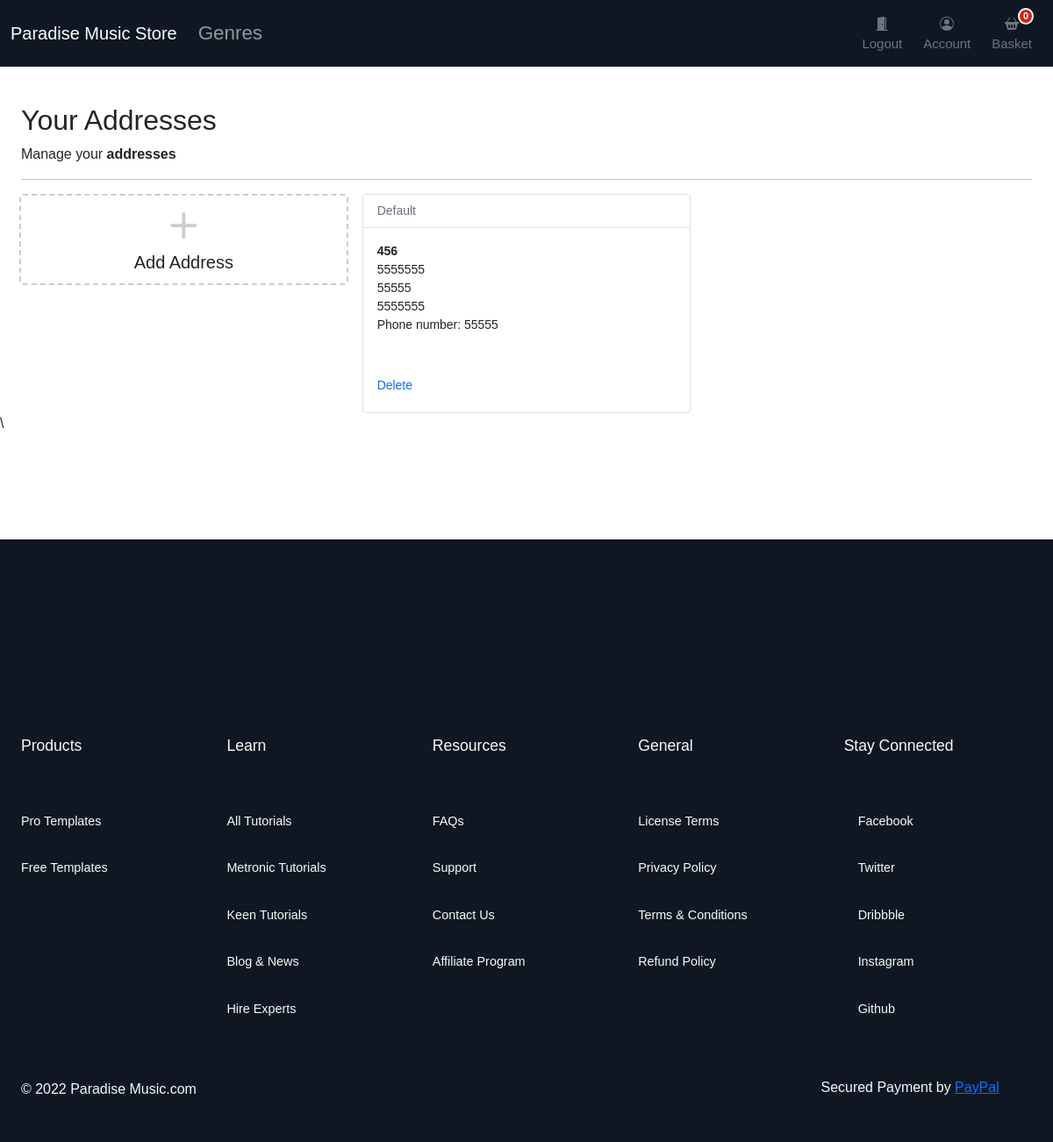
/account/addresses/ (signed in), run on the app's committed database.
### account/models.py (models this page shows, shortened)
class Address(models.Model):
    id = models.UUIDField(primary_key=True, default=uuid.uuid4, editable=False)
    customer = models.ForeignKey(Customer, verbose_name=_("Customer"), on_delete=models.CASCADE)
    full_name = models.CharField(_("Full Name"), max_length=150)
    phone = models.CharField(_("Phone Number"), max_length=50)
    postcode = models.CharField(_("Postcode"), max_length=50)
    address_line = models.CharField(_("Address Line 1"), max_length=255)
    address_line2 = models.CharField(_("Address Line 2"), max_length=255)
    town_city = models.CharField(_("Town/City/State"), max_length=150)
    delivery_instructions = models.CharField(_("Delivery Instructions"), max_length=255)
    created_at = models.DateTimeField(_("Created at"), auto_now_add=True)
    updated_at = models.DateTimeField(_("Updated at"), auto_now=True)
    default = models.BooleanField(_("Default"), default=False)
    class Meta:
        verbose_name = "Address"
        verbose_name_plural = "Addresses"

### account/views.py (the view)
# urls.py: path("addresses/", views.view_address, name="addresses"),
@login_required
def view_address(request):
    addresses = Address.objects.filter(customer=request.user)
    return render(request, "account/dashboard/addresses.html", {"addresses": addresses})

### basket/basket.py (called while the page is built)
    def __len__(self):
        return sum(item["qty"] for item in self.basket.values())

### basket/context_processors.py (called while the page is built)
def basket(request):
    return {'basket': Basket(request)}

### store/context_processors.py (called while the page is built)
def categories(request):
    return {"categories": Category.objects.filter(level=0)}

### store/models.py (called while the page is built)
    def get_absolute_url(self):
        return reverse("store:category_list", args=[self.slug])

### templates/account/dashboard/addresses.html (shortened to what this page needs)
{% extends "../sub_base.html" %}
{% block sub_content %}
{% load static %}
<link rel="stylesheet" href="{% static 'store/css/space.css' %}">
<div class="space"></div>
<h1 class="h2">Your Addresses</h1>
<div>Manage your <b>addresses</b> </div>
<hr />
<div class="container px-0">
  <div class="row row-cols-1 row-cols-sm-2 row-cols-md-3 g-3">
    <div class="col">
      <a href="{% url "account:add_address" %}" class="text-reset text-decoration-none" role="button"
        style="max-width: 540px;">
        <div class="card mb-3 h-35" style="border: dashed 2px #ccc;">
          <div class="row g-0 h-50">
            <div class="col-12" style="min-height:100px">
              <div class="card-body text-center position-absolute top-50 start-50 translate-middle">
                <svg style="color:#ccc;" xmlns="http://www.w3.org/2000/svg" width="60" height="60" fill="currentColor"
                  class="bi bi-plus" viewBox="0 0 16 16">
                  <path
                    d="M8 4a.5.5 0 0 1 .5.5v3h3a.5.5 0 0 1 0 1h-3v3a.5.5 0 0 1-1 0v-3h-3a.5.5 0 0 1 0-1h3v-3A.5.5 0 0 1 8 4z" />
                </svg>
                <h1 class="h5">Add Address</h1>
              </div>
            </div>
          </div>
        </div>
      </a>
    </div>
    {% for address in addresses %}
    <div class="col">
      <div class="card pb-3">
        <div class="card-header bg-white small text-muted">
          {% if address.default %}
            Default
          {% endif %}
        </div>
        <div class="card-body small pb-1">
          <p class="card-text m-0 fw-bold">{{address.full_name}}</p>
          <p class="card-text m-0">{{address.address_line}}</p>
          <p class="card-text m-0">{{address.town_city}}</p>
          <p class="card-text m-0">{{address.postcode}}</p>
          <p class="card-text m-0">Phone number: {{address.phone}}</p>
          <div class="pt-5">
            <a href="{% url 'account:delete_address' address.id %}" class="text-decoration-none">Delete</a>
          </div>
        </div>
      </div>
    </div>
    {% endfor %}
  </div>
</div>
{% endblock %}

### static/core/css/base.css (style rules this page uses)
@media (min-width: 1000px) { .container { max-width: 1000px; } }
@media (max-width: 1200px) { .container { max-width: 100%; padding:0 24px; } }
html, body, p, div { letter-spacing: -0.02px; font-family: 'Roboto', sans-serif; }

### static/store/css/home.css (style rules this page uses)
* { font-family: 'Exo', sans-serif !important; font-family: 'Mulish', sans-serif !important; font-family: 'Oxygen', sans-serif !important; font-family: 'Raleway', sans-serif !important; }

### static/store/css/footer.css (style rules this page uses)
.row { display: flex; flex-wrap: wrap; margin-left: -10px; margin-right: -10px; }
.text-muted, .text-muted i { color: #e6e6ef; }

### static/store/css/space.css (style rules this page uses)
.space { height: 3rem; }

### data on the page
Address: default "Default", full_name "456", address_line "5555555", town_city "55555", postcode "5555555", phone "55555"
